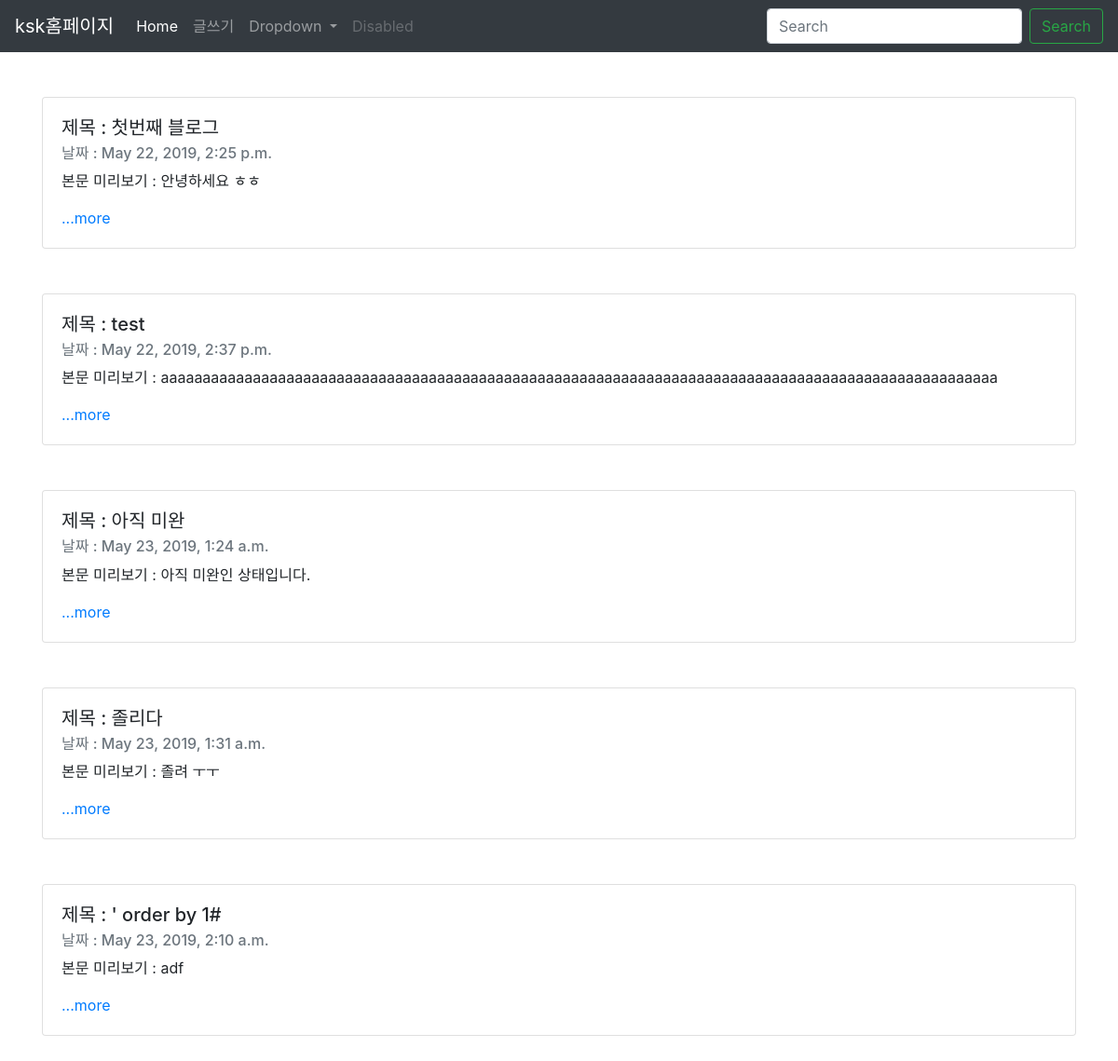
The page / on the database its author committed.
### blog/models.py (models this page shows, shortened)
class Blog(models.Model):
    title = models.CharField(max_length=200)
    pub_date = models.DateTimeField('date published')
    body = models.TextField()
    def summary(self):
        return self.body[:100]

### blog/views.py (the view)
# urls.py: path('', blog.views.home, name="home"),
def home(request):
    blogs = Blog.objects
    return render(request, "home.html", {"blogs":blogs})

### blog/templates/home.html
{% extends 'base.html' %}
{% block contents %}
<body>
<br><br>
    {% for blog in blogs.all %}
    <div class="container">
    <div class="card">
        <div class="card-body">
            <h5 class="card-title">제목 : {{blog.title}}</h5>
            <h6 class="card-subtitle mb-2 text-muted">날짜 : {{blog.pub_date}}</h6>
            <p class="card-text">본문 미리보기 : {{blog.summary}}</p>
            <a href={% url 'detail' blog.id %} class="card-link">...more</a>
        </div>
    </div>
    </div>
    <br><br>
    {% endfor %}
</body>
</html>
{% endblock %}

### project/templates/base.html (shortened to what this page needs)
<!DOCTYPE html>
<html lang="en">
<head>
    <link rel="stylesheet" href="https://stackpath.bootstrapcdn.com/bootstrap/4.3.1/css/bootstrap.min.css">
</head>
<body>
<nav class="navbar navbar-expand-lg navbar-dark bg-dark">
  <a class="navbar-brand" href="#">ksk홈페이지</a>
  <div class="collapse navbar-collapse" id="navbarSupportedContent">
    <ul class="navbar-nav mr-auto">
      <li class="nav-item active">
        <a class="nav-link" href="{% url 'home' %}">Home <span class="sr-only">(current)</span></a>
      </li>
      <li class="nav-item">
        <a class="nav-link" href="{% url 'new' %}">글쓰기</a>
      </li>
      <li class="nav-item dropdown">
        <a class="nav-link dropdown-toggle" href="#" id="navbarDropdown" role="button" data-toggle="dropdown" aria-haspopup="true" aria-expanded="false">
          Dropdown
        </a>
      </li>
      <li class="nav-item">
        <a class="nav-link disabled" href="#" tabindex="-1" aria-disabled="true">Disabled</a>
      </li>
    </ul>
    <form class="form-inline my-2 my-lg-0">
      <input class="form-control mr-sm-2" type="search" placeholder="Search" aria-label="Search">
      <button class="btn btn-outline-success my-2 my-sm-0" type="submit">Search</button>
    </form>
  </div>
</nav>
 {% block contents %}{% endblock %}
</body>

### rows shown on the page
Blog: title "첫번째 블로그", pub_date "May 22, 2019, 2:25 p.m.", summary "안녕하세요 ㅎㅎ"
Blog: title "test", pub_date "May 22, 2019, 2:37 p.m.", summary "aaaaaaaaaaaaaaaaaaaaaaaaaaaaaaaaaaaaaaaaaaaaaaaaaaaaaaaaaaaaaaaaaaaaaaaaaaaaaaaaaaaaaaaaaaaaaaaaaaaa"
Blog: title "아직 미완", pub_date "May 23, 2019, 1:24 a.m.", summary "아직 미완인 상태입니다."
Blog: title "졸리다", pub_date "May 23, 2019, 1:31 a.m.", summary "졸려 ㅜㅜ"
Blog: title "' order by 1#", pub_date "May 23, 2019, 2:10 a.m.", summary "adf"
